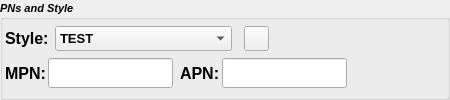
    <widget class="QGroupBox" name="groupbox_pntype">
     <property name="sizePolicy">
      <sizepolicy hsizetype="Preferred" vsizetype="Preferred">
       <horstretch>0</horstretch>
       <verstretch>0</verstretch>
      </sizepolicy>
     </property>
     <property name="minimumSize">
      <size>
       <width>450</width>
       <height>0</height>
      </size>
     </property>
     <property name="maximumSize">
      <size>
       <width>16777215</width>
       <height>120</height>
      </size>
     </property>
     <property name="font">
      <font>
       <family>Liberation Sans</family>
       <pointsize>8</pointsize>
       <italic>true</italic>
       <bold>true</bold>
      </font>
     </property>
     <property name="title">
      <string>PNs and Style</string>
     </property>
     <property name="alignment">
      <set>Qt::AlignLeading|Qt::AlignLeft|Qt::AlignVCenter</set>
     </property>
     <property name="flat">
      <bool>false</bool>
     </property>
     <layout class="QVBoxLayout" name="verticalLayout_3">
      <property name="spacing">
       <number>2</number>
      </property>
      <property name="leftMargin">
       <number>2</number>
      </property>
      <property name="topMargin">
       <number>2</number>
      </property>
      <property name="rightMargin">
       <number>2</number>
      </property>
      <property name="bottomMargin">
       <number>2</number>
      </property>
      <item>
       <layout class="QHBoxLayout" name="hlayout_type">
        <item>
         <widget class="QLabel" name="lbl_type">
          <property name="minimumSize">
           <size>
            <width>0</width>
            <height>25</height>
           </size>
          </property>
          <property name="maximumSize">
           <size>
            <width>16777215</width>
            <height>30</height>
           </size>
          </property>
          <property name="font">
           <font>
            <family>Liberation Sans</family>
            <pointsize>12</pointsize>
            <italic>false</italic>
            <bold>true</bold>
           </font>
          </property>
          <property name="text">
           <string>Style: </string>
          </property>
         </widget>
        </item>
        <item>
         <widget class="QComboBox" name="combo_type">
          <property name="sizePolicy">
           <sizepolicy hsizetype="MinimumExpanding" vsizetype="Preferred">
            <horstretch>0</horstretch>
            <verstretch>0</verstretch>
           </sizepolicy>
          </property>
          <property name="minimumSize">
           <size>
            <width>120</width>
            <height>25</height>
           </size>
          </property>
          <property name="maximumSize">
           <size>
            <width>200</width>
            <height>30</height>
           </size>
          </property>
          <property name="font">
           <font>
            <family>Liberation Sans</family>
            <pointsize>10</pointsize>
            <italic>false</italic>
            <bold>true</bold>
           </font>
          </property>
          <property name="toolTip">
           <string>Resistor style</string>
          </property>
          <item>
           <property name="text">
            <string>TEST</string>
           </property>
          </item>
         </widget>
        </item>
        <item>
         <spacer name="horizontalSpacer">
          <property name="orientation">
           <enum>Qt::Horizontal</enum>
          </property>
          <property name="sizeType">
           <enum>QSizePolicy::Fixed</enum>
          </property>
          <property name="sizeHint" stdset="0">
           <size>
            <width>10</width>
            <height>20</height>
           </size>
          </property>
         </spacer>
        </item>
        <item>
         <widget class="QPushButton" name="btn_type">
          <property name="sizePolicy">
           <sizepolicy hsizetype="Preferred" vsizetype="Preferred">
            <horstretch>0</horstretch>
            <verstretch>0</verstretch>
           </sizepolicy>
          </property>
          <property name="minimumSize">
           <size>
            <width>20</width>
            <height>20</height>
           </size>
          </property>
          <property name="maximumSize">
           <size>
            <width>25</width>
            <height>25</height>
           </size>
          </property>
          <property name="toolTip">
           <string>Resistor style selection help</string>
          </property>
          <property name="text">
           <string/>
          </property>
         </widget>
        </item>
        <item>
         <spacer name="hspacer_type_right">
          <property name="orientation">
           <enum>Qt::Horizontal</enum>
          </property>
          <property name="sizeType">
           <enum>QSizePolicy::Expanding</enum>
          </property>
          <property name="sizeHint" stdset="0">
           <size>
            <width>5</width>
            <height>20</height>
           </size>
          </property>
         </spacer>
        </item>
       </layout>
      </item>
      <item>
       <layout class="QHBoxLayout" name="hlayout_pns">
        <item>
         <widget class="QLabel" name="lbl_mpn">
          <property name="minimumSize">
           <size>
            <width>0</width>
            <height>25</height>
           </size>
          </property>
          <property name="maximumSize">
           <size>
            <width>16777215</width>
            <height>30</height>
           </size>
          </property>
          <property name="font">
           <font>
            <family>Liberation Sans</family>
            <pointsize>12</pointsize>
            <italic>false</italic>
            <bold>true</bold>
           </font>
          </property>
          <property name="text">
           <string>MPN:</string>
          </property>
         </widget>
        </item>
        <item>
         <widget class="QLineEdit" name="input_mpn">
          <property name="sizePolicy">
           <sizepolicy hsizetype="MinimumExpanding" vsizetype="Preferred">
            <horstretch>0</horstretch>
            <verstretch>0</verstretch>
           </sizepolicy>
          </property>
          <property name="minimumSize">
           <size>
            <width>120</width>
            <height>25</height>
           </size>
          </property>
          <property name="maximumSize">
           <size>
            <width>300</width>
            <height>30</height>
           </size>
          </property>
          <property name="font">
           <font>
            <family>Liberation Sans</family>
            <pointsize>10</pointsize>
            <italic>false</italic>
            <bold>true</bold>
           </font>
          </property>
          <property name="toolTip">
           <string>Manufacturer part number</string>
          </property>
         </widget>
        </item>
        <item>
         <spacer name="hspacer_pn_middle">
          <property name="orientation">
           <enum>Qt::Horizontal</enum>
          </property>
          <property name="sizeType">
           <enum>QSizePolicy::Minimum</enum>
          </property>
          <property name="sizeHint" stdset="0">
           <size>
            <width>5</width>
            <height>20</height>
           </size>
          </property>
         </spacer>
        </item>
        <item>
         <widget class="QLabel" name="lbl_apn">
          <property name="minimumSize">
           <size>
            <width>0</width>
            <height>25</height>
           </size>
          </property>
          <property name="maximumSize">
           <size>
            <width>16777215</width>
            <height>30</height>
           </size>
          </property>
          <property name="font">
           <font>
            <family>Liberation Sans</family>
            <pointsize>12</pointsize>
            <italic>false</italic>
            <bold>true</bold>
           </font>
          </property>
          <property name="text">
           <string>APN:</string>
          </property>
          <property name="alignment">
           <set>Qt::AlignLeading|Qt::AlignLeft|Qt::AlignVCenter</set>
          </property>
         </widget>
        </item>
        <item>
         <widget class="QLineEdit" name="input_apn">
          <property name="sizePolicy">
           <sizepolicy hsizetype="MinimumExpanding" vsizetype="Preferred">
            <horstretch>0</horstretch>
            <verstretch>0</verstretch>
           </sizepolicy>
          </property>
          <property name="minimumSize">
           <size>
            <width>120</width>
            <height>25</height>
           </size>
          </property>
          <property name="maximumSize">
           <size>
            <width>300</width>
            <height>30</height>
           </size>
          </property>
          <property name="font">
           <font>
            <family>Liberation Sans</family>
            <pointsize>10</pointsize>
            <italic>false</italic>
            <bold>true</bold>
           </font>
          </property>
          <property name="toolTip">
           <string>Alternate part number</string>
          </property>
         </widget>
        </item>
        <item>
         <spacer name="hspacer_pn_right">
          <property name="orientation">
           <enum>Qt::Horizontal</enum>
          </property>
          <property name="sizeType">
           <enum>QSizePolicy::Expanding</enum>
          </property>
          <property name="sizeHint" stdset="0">
           <size>
            <width>5</width>
            <height>20</height>
           </size>
          </property>
         </spacer>
        </item>
       </layout>
      </item>
     </layout>
    </widget>
